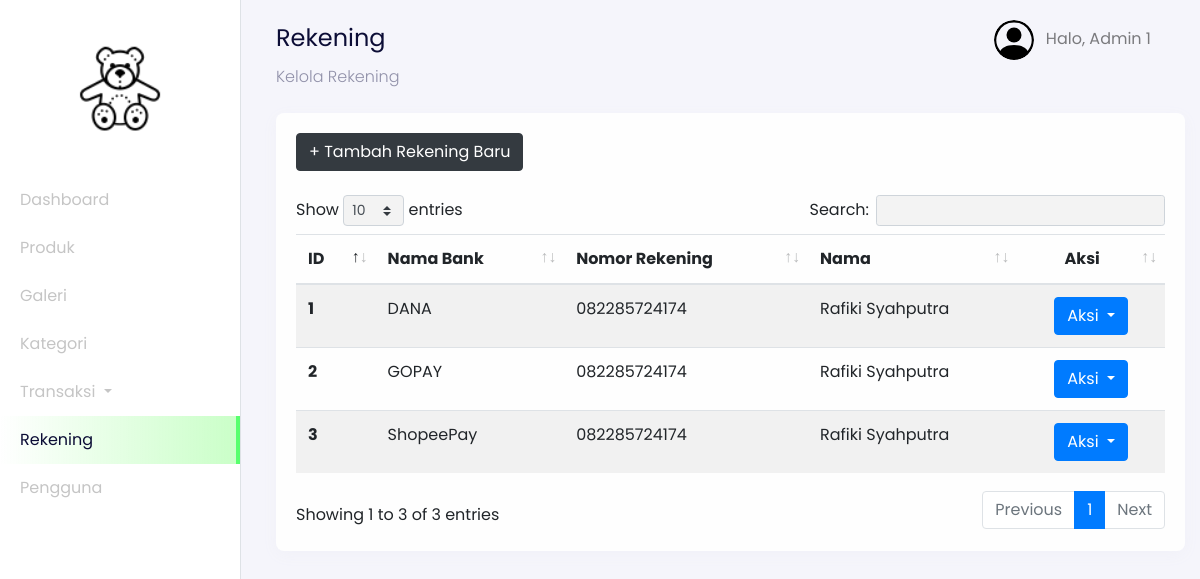
The app's page /admin?page=rekening (signed in) with its own data.
### tables this page shows
CREATE TABLE `users` (
  `id_user` int(11) NOT NULL,
  `name` varchar(255) NOT NULL,
  `email` varchar(255) NOT NULL,
  `password` varchar(255) NOT NULL,
  `address` text DEFAULT NULL,
  `phone_number` varchar(255) NOT NULL,
  `postal_code` varchar(191) NOT NULL,
  `roles` varchar(255) NOT NULL
);

CREATE TABLE `rekening_numbers` (
  `id_rekening` int(11) NOT NULL,
  `bank_name` varchar(255) NOT NULL,
  `number` varchar(255) NOT NULL,
  `rekening_name` varchar(255) NOT NULL
);

### config/config.php (called while the page is built, shortened)
<?php
$host = 'localhost';
$user = 'root';
$password = '';
$dbname = 'bricks';
$conn = mysqli_connect($host, $user, $password, $dbname);
function query($query)
{
    global $conn;
    $result = mysqli_query($conn, $query);
    $rows = [];
    while ($row = mysqli_fetch_assoc($result)) {
        $rows[] = $row;
    }
    return $rows;
}

### admin/rekening/dashboard-rekening.php (the view, shortened to what this page needs)
<nav
  class="navbar navbar-expand-lg navbar-light navbar-store fixed-top"
  data-aos="fade-down"
>
  <div class="container-fluid">
    <div class="collpase navbar-collapse" id="navbarResponsive">
      <ul class="navbar-nav d-none d-lg-flex ml-auto">
        <li class="nav-item dropdown">
          <a
            href="#"
            class="nav-link"
            id="navbarDropdown"
            role="button"
            data-toggle="dropdown"
          >
          <img
              src="../assets/images/person-circle.svg"
              alt="profile"
              height="40px"
              class="rounded-circle mr-2 profile-picture"
            />
            <?php
              $id_user = $_SESSION['user'];
              $user = query("SELECT * FROM users WHERE id_user = $id_user")[0];
            ?>
            Halo, <?= $user["name"]; ?>
          </a>
        </li>
      </ul>
    </div>
  </div>
</nav>
<div class="section-content section-dashboard-home" data-aos="fade-up">
  <div class="container-fluid">
    <div class="dashboard-heading">
      <h2 class="dashboard-title">Rekening</h2>
      <p class="dashboard-subtitle">Kelola Rekening</p>
    </div>
    <div class="dashboard-content">
      <div class="row mt-4">
        <div class="col-12">
          <div class="card">
            <div class="card-body">
              <div class="row mb-4">
                <div class="col-12">
                <a href="?page=rekening-create" class="btn btn-dark">
                  + Tambah Rekening Baru
                </a>
                </div>
              </div>
              <div class="row">
                <div class="col-12">
                  <div class="table-responsive">
                    <table class="table table-striped table-hover" id="table">
                      <thead>
                        <tr>
                          <th scope="col">ID</th>
                          <th scope="col">Nama Bank</th>
                          <th scope="col">Nomor Rekening</th>
                          <th scope="col">Nama</th>
                          <th scope="col" class="text-center">Aksi</th>
                        </tr>
                      </thead>
                      <tbody>
                        <?php
                          $no = 1;
                          $query = "SELECT * FROM rekening_numbers";
                          $rekenings = query($query);
                        ?>
                        <?php foreach ($rekenings as $rekening) : ?>
                          <tr>
                            <th scope="row"><?= $no; ?></th>
                            <td><?= $rekening["bank_name"]; ?></td>
                            <td><?= $rekening["number"]; ?></td>
                            <td><?= $rekening["rekening_name"]; ?></td>
                            <td style="width: 17%; text-align: center;">
                              <div class="dropdown">
                                <button class="btn btn-primary dropdown-toggle" type="button" id="dropdownMenuButton" data-toggle="dropdown" aria-haspopup="true" aria-expanded="false">
                                  Aksi
                                </button>
                              </div>
                            </td>
                          </tr>
                          <?php $no++ ?>
                        <?php endforeach;?>
                      </tbody>
                    </table>
                  </div>
                </div>
              </div>
            </div>
          </div>
        </div>
      </div>
    </div>
  </div>
</div>

### records on screen
users: name "Admin 1"
rekening_numbers: bank_name "DANA", number "082285724174", rekening_name "Rafiki Syahputra"
rekening_numbers: bank_name "GOPAY", number "082285724174", rekening_name "Rafiki Syahputra"
rekening_numbers: bank_name "ShopeePay", number "082285724174", rekening_name "Rafiki Syahputra"
